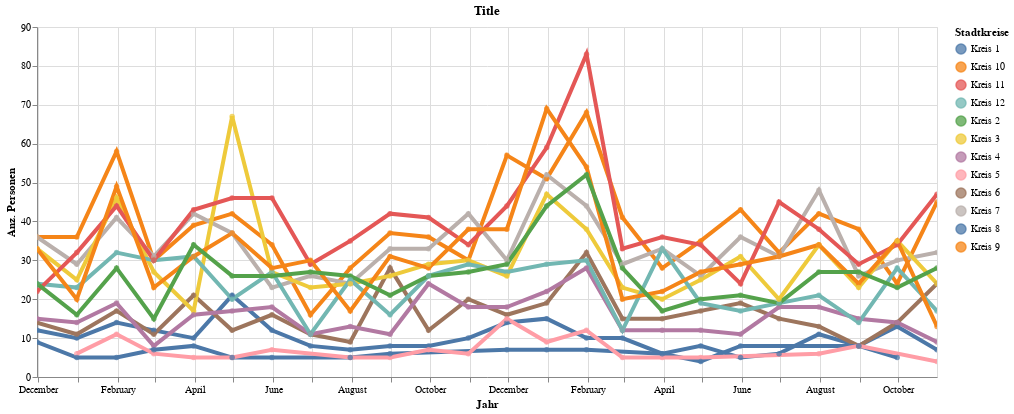

Notebook code cell kept with this figure:
### Code cell
highlight = alt.selection(type='single', on='mouseover',
                          fields=['KreisLang'], nearest=True)
#x='date:StichtagDatJahr',
base = alt.Chart(myAgg.loc["2019-11-30":"2021-10-31"].reset_index().query('sum_WBev>3'), title="Title").encode(
    x=alt.X('StichtagDat', axis=alt.Axis(title='Jahr'))# , axis=alt.Axis(format='%', title='percentage')
    , y=alt.X('sum_WBev', axis=alt.Axis(title='Anz. Personen'))
    , color=alt.Color('KreisLang', legend=alt.Legend(title="Stadtkreise", orient="right"))  
    ,tooltip=['StichtagDat', 'KreisLang', 'sum_WBev']    
)
points = base.mark_circle().encode(
    opacity=alt.value(0.75)
).add_selection(
    highlight
).properties(
    width=900 , height=350
)
lines = base.mark_line().encode(
    size=alt.condition(~highlight, alt.value(0.5), alt.value(4))
).interactive()

lines + points

### Figure 1 — Vega-Lite specification as saved in the notebook (floating-point values rounded to 4 significant figures; data arrays with more than 128 entries replaced by an {"elided": "..."} marker saying what was removed)
{"config": {"view": {"continuousWidth": 400, "continuousHeight": 300}}, "layer": [{"mark": "line", "encoding": {"color": {"type": "nominal", "field": "KreisLang", "legend": {"orient": "right", "title": "Stadtkreise"}}, "size": {"condition": {"value": 0.5, "selection": {"not": "selector019"}}, "value": 4}, "tooltip": [{"type": "temporal", "field": "StichtagDat"}, {"type": "nominal", "field": "KreisLang"}, {"type": "quantitative", "field": "sum_WBev"}], "x": {"type": "temporal", "axis": {"title": "Jahr"}, "field": "StichtagDat"}, "y": {"type": "quantitative", "axis": {"title": "Anz. Personen"}, "field": "sum_WBev"}}, "selection": {"selector020": {"type": "interval", "bind": "scales", "encodings": ["x", "y"]}}, "title": "Title"}, {"mark": "circle", "encoding": {"color": {"type": "nominal", "field": "KreisLang", "legend": {"orient": "right", "title": "Stadtkreise"}}, "opacity": {"value": 0.75}, "tooltip": [{"type": "temporal", "field": "StichtagDat"}, {"type": "nominal", "field": "KreisLang"}, {"type": "quantitative", "field": "sum_WBev"}], "x": {"type": "temporal", "axis": {"title": "Jahr"}, "field": "StichtagDat"}, "y": {"type": "quantitative", "axis": {"title": "Anz. Personen"}, "field": "sum_WBev"}}, "height": 350, "selection": {"selector019": {"type": "single", "on": "mouseover", "fields": ["KreisLang"], "nearest": true}}, "title": "Title", "width": 900}], "data": {"name": "data-90946fcb4952ccd2f8215fb5827f5897"}, "$schema": "https://vega.github.io/schema/vega-lite/v4.8.1.json", "datasets": {"data-90946fcb4952ccd2f8215fb5827f5897": {"elided": "276 records"}}}
